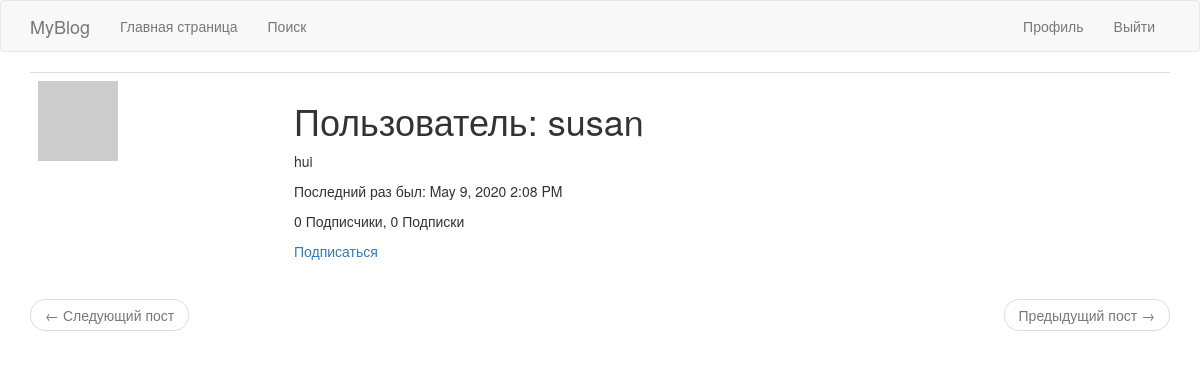
The page /user/susan (signed in) on the database its author committed.
### app/models.py (models this page shows, shortened)
class User(UserMixin, db.Model):
    id = db.Column(db.Integer, primary_key=True)
    username = db.Column(db.String(64), index=True, unique=True)
    email = db.Column(db.String(120), index=True, unique=True)
    password_hash = db.Column(db.String(128))
    posts = db.relationship('Post', backref='author', lazy='dynamic')
    about_me = db.Column(db.String(140))
    last_seen = db.Column(db.DateTime, default=datetime.utcnow)
    def avatar(self, size):
        digest = md5 (self.email.lower().encode('utf-8')).hexdigest()
        return 'https://www.gravatar.com/avatar/{}?d=identicon&s={}'.format(
            digest, size)
    followed = db.relationship(
        'User', secondary=followers,
        primaryjoin=(followers.c.follower_id == id),
        secondaryjoin=(followers.c.followed_id == id),
        backref=db.backref('followers', lazy='dynamic'), lazy='dynamic')
    def is_following(self, user):
        return self.followed.filter(
            followers.c.followed_id == user.id).count() > 0

### app/routes.py (the view)
@app.route('/user/<username>')
@login_required
def user(username):
    user = User.query.filter_by(username=username).first_or_404()
    page = request.args.get('page', 1, type=int)
    posts = user.posts.order_by(Post.timestamp.desc()).paginate(
        page, app.config['POSTS_PER_PAGE'], False)
    next_url = url_for('user', username=user.username, page=posts.next_num) \
        if posts.has_next else None
    prev_url = url_for('user', username=user.username, page=posts.prev_num) \
        if posts.has_prev else None
    return render_template('user.html', user=user, posts=posts.items,
                           next_url=next_url, prev_url=prev_url)

### app/models.py (called while the page is built)
@login.user_loader
def load_user(id):
    return User.query.get(int(id))

### app/routes.py (called while the page is built)
@app.before_request
def before_request():
    if current_user.is_authenticated:
        current_user.last_seen = datetime.utcnow()
        db.session.commit()
    g.locale = str(get_locale())

### app/templates/user.html (shortened to what this page needs)
{% extends "base.html" %}
{% block app_content %}
    <table class="table table-hover">
        <tr>
            <td width="256px"><img src="{{ user.avatar(256) }}"></td>
            <td>
                <h1>{{ _('Пользователь') }}: {{ user.username }}</h1>
                {% if user.about_me %}<p>{{ user.about_me }}</p>{% endif %}
                {% if user.last_seen %}
                <p>{{ _('Последний раз был') }}: {{ moment(user.last_seen).format('LLL') }}</p>
                {% endif %}
                <p>{{ _('%(count)d Подписчики', count=user.followers.count()) }}, {{ _('%(count)d Подписки', count=user.followed.count()) }}</p>
                {% if user == current_user %}
                <p><a href="{{ url_for('edit_profile') }}">{{ _('Изменить профиль') }}</a></p>
                {% elif not current_user.is_following(user) %}
                <p><a href="{{ url_for('follow', username=user.username) }}">{{ _('Подписаться') }}</a></p>
                {% else %}
                <p><a href="{{ url_for('unfollow', username=user.username) }}">{{ _('Отписаться') }}</a></p>
                {% endif %}
            </td>
        </tr>
    </table>
    <nav aria-label="...">
        <ul class="pager">
            <li class="previous{% if not prev_url %} disabled{% endif %}">
                <a href="{{ prev_url or '#' }}">
                    <span aria-hidden="true">&larr;</span> {{ _('Следующий пост') }}
                </a>
            </li>
            <li class="next{% if not next_url %} disabled{% endif %}">
                <a href="{{ next_url or '#' }}">
                    {{ _('Предыдущий пост') }} <span aria-hidden="true">&rarr;</span>
                </a>
            </li>
        </ul>
    </nav>
{% endblock %}

### rows shown on the page
User: username "susan", about_me "hui", last_seen "May 9, 2020 2:08 PM"
